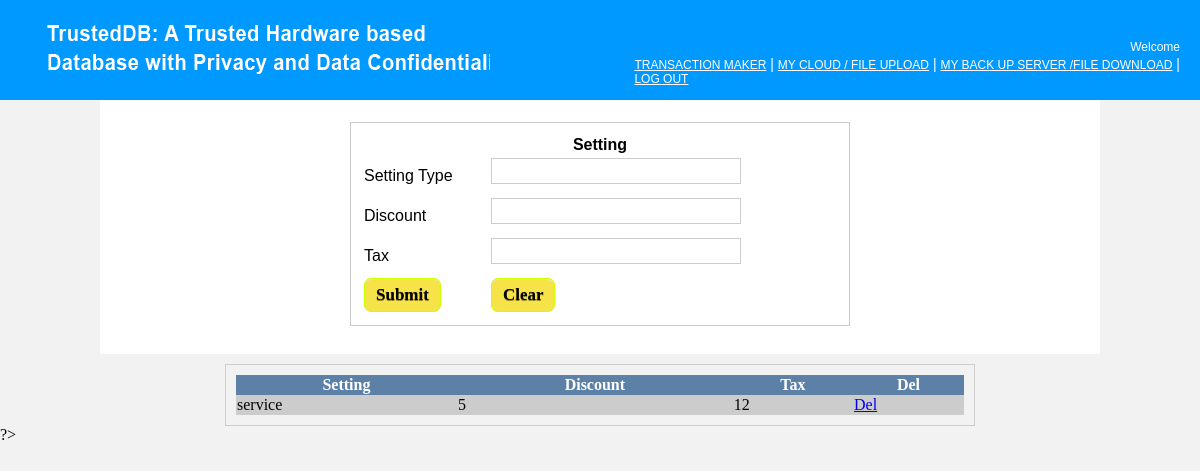
Screenshot of /setting.php with the database file from the repository.
### tables this page shows
CREATE TABLE IF NOT EXISTS `settings` (
  `id` int(11) NOT NULL AUTO_INCREMENT,
  `stype` varchar(100) NOT NULL,
  `discount` varchar(100) NOT NULL,
  `tax` varchar(100) NOT NULL,
  PRIMARY KEY (`id`)
);

### setting.php (the view, shortened to what this page needs)
<?php
	include("header.php");
?>
<link type="text/css" href="jquery.datepick.css" rel="stylesheet">
<table width="1000" align="center" id="content" cellpadding="10">
<tr>
    <td>
    <form action="" method="post"  name='register_form' id='register_form'>
    <table width="500"  id="form_table">
    <tr><th colspan="2"> Setting</th></tr>
  <tr>
    <td>Setting Type</td>
    <td><input type="text" name="stype"></td>
  </tr>
  <tr>
    <td>Discount</td>
    <td><input type="text" name="discount"/></td>
  </tr>
  <tr>
    <td>Tax</td>
    <td><input type="text" name="tax" ></td>
  </tr>
  <tr>
    <td><input type="submit" name="submit"></td>
    <td><input type = "reset" value = "Clear" /></td>
  </tr>
</table>
    </form>
    </td>
  </tr>
</table>
<?php
		$result = mysql_query("SELECT * FROM settings") or die(mysql_error());
		echo "<table  id='select_table'>";
		echo "<tr> <th>Setting</th> <th>Discount</th> <th>Tax</th><th>Del</th></tr>";
		while($row = mysql_fetch_array( $result ))
		{
			echo "<tr><td>";
			$id=$row['id'];
			echo $row['stype']."</td><td>";
			echo $row['discount']."</td><td>";
			echo $row['tax']."</td><td>
			<a href='?delid=$id'>Del</a></td>
			</tr>";
		}
		echo "</table>";
	?>
?>

### header.php (style rules this page uses)
#form_table { margin:0px auto; border:1px solid #ccc; padding:10px; margin-top:10px; }
#select_table { margin:0px auto; border:1px solid #ccc; padding:10px; margin-top:10px; }
#form_table input[type="text"] { width:250px; margin-bottom:10px; height:26px; border:1px solid #CCC; }
#form_table input[type="submit"] { -moz-box-shadow:inset 0px 1px 0px 0px #ffe0b5; -webkit-box-shadow:inset 0px 1px 0px 0px #ffe0b5; box-shadow:inset 0px 1px 0px 0px #ffe0b5; background-color:#F5E347; -moz-border-radius:7px; -webkit-border-radius:7px; border-radius:7px; border:1px solid #CCFF00; display:inline-block; color:#000; font-family:Trebuchet MS; font-size:17px; font-weight:bold; padding:6px 11px; text-decoration:none; text-shadow:0px 1px 0px #8f7f24; }
#form_table input[type="reset"] { -moz-box-shadow:inset 0px 1px 0px 0px #ffe0b5; -webkit-box-shadow:inset 0px 1px 0px 0px #ffe0b5; box-shadow:inset 0px 1px 0px 0px #ffe0b5; background-color:#F5E347; -moz-border-radius:7px; -webkit-border-radius:7px; border-radius:7px; border:1px solid #CCFF00; display:inline-block; color:#000; font-family:Trebuchet MS; font-size:17px; font-weight:bold; padding:6px 11px; text-decoration:none; text-shadow:0px 1px 0px #8f7f24; }
#select_table { margin-top:10px; border-spacing:0px; width:750px; }
#select_table th { background:#5D81A6; color:#FFF; }
#select_table tr:nth-child(even) { background: #CCC }
#select_table tr:nth-child(odd) { background: #FFF }
#content { font-family:"Arial Black", Gadget, sans-serif; background:#FFF; text-align:justify; }

### setting.php (style rules this page uses)
#form_table { margin:0px auto; border:1px solid #ccc; padding:10px; margin-top:10px; }
#select_table { margin:0px auto; border:1px solid #ccc; padding:10px; margin-top:10px; }
#form_table input[type="text"] { width:250px; margin-bottom:10px; height:26px; border:1px solid #CCC; }
#form_table input[type="submit"] { -moz-box-shadow:inset 0px 1px 0px 0px #ffe0b5; -webkit-box-shadow:inset 0px 1px 0px 0px #ffe0b5; box-shadow:inset 0px 1px 0px 0px #ffe0b5; background-color:#F5E347; -moz-border-radius:7px; -webkit-border-radius:7px; border-radius:7px; border:1px solid #CCFF00; display:inline-block; color:#000; font-family:Trebuchet MS; font-size:17px; font-weight:bold; padding:6px 11px; text-decoration:none; text-shadow:0px 1px 0px #8f7f24; }
#form_table input[type="reset"] { -moz-box-shadow:inset 0px 1px 0px 0px #ffe0b5; -webkit-box-shadow:inset 0px 1px 0px 0px #ffe0b5; box-shadow:inset 0px 1px 0px 0px #ffe0b5; background-color:#F5E347; -moz-border-radius:7px; -webkit-border-radius:7px; border-radius:7px; border:1px solid #CCFF00; display:inline-block; color:#000; font-family:Trebuchet MS; font-size:17px; font-weight:bold; padding:6px 11px; text-decoration:none; text-shadow:0px 1px 0px #8f7f24; }
#select_table { margin-top:10px; border-spacing:0px; width:750px; }
#select_table th { background:#5D81A6; color:#FFF; }
#select_table tr:nth-child(even) { background: #CCC }
#select_table tr:nth-child(odd) { background: #FFF }
#content { font-family:"Arial Black", Gadget, sans-serif; background:#FFF; text-align:justify; }

### rows the page displays
settings: stype "service", discount "5", tax "12"
